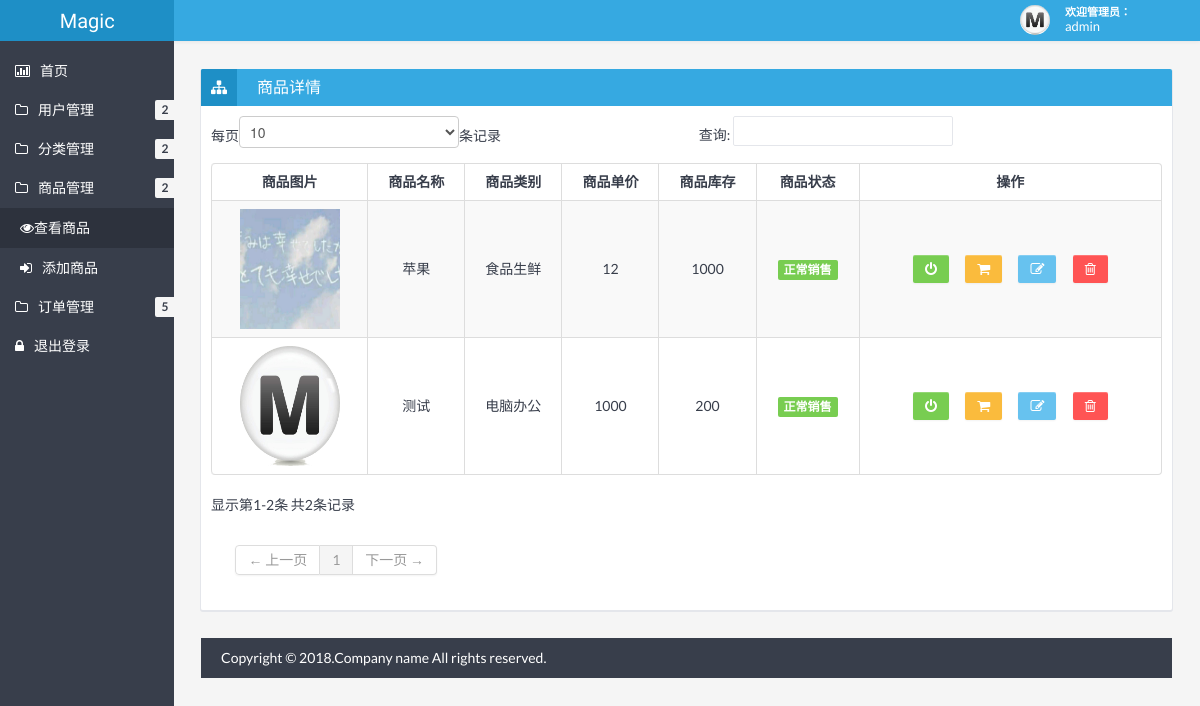
Screenshot of /admin/showGoods.php (signed in) with the database file from the repository.
### tables this page shows
CREATE TABLE IF NOT EXISTS `user` (
  `uid` int(11) NOT NULL COMMENT '用户id',
  `uname` varchar(30) NOT NULL COMMENT '用户名',
  `password` varchar(30) NOT NULL COMMENT '密码',
  `openid` varchar(80) NOT NULL COMMENT 'QQopenid',
  `phone` varchar(11) NOT NULL COMMENT '手机号',
  `email` varchar(30) NOT NULL COMMENT '邮箱',
  `state` tinyint(1) NOT NULL COMMENT '状态',
  `level` tinyint(1) NOT NULL COMMENT '权限'
);

CREATE TABLE IF NOT EXISTS `goods` (
  `gid` int(11) NOT NULL COMMENT '商品id',
  `gname` varchar(20) NOT NULL COMMENT '商品名称',
  `introduction` varchar(100) NOT NULL COMMENT '商品详情',
  `picture` varchar(100) NOT NULL DEFAULT '\\php\\admin\\img\\goods\\default.jpg' COMMENT '商品图片地址',
  `cid` int(11) NOT NULL COMMENT '商品类别',
  `price` double NOT NULL COMMENT '商品价格',
  `gcount` int(11) NOT NULL COMMENT '商品库存',
  `state` tinyint(1) NOT NULL COMMENT '商品状态'
);

### admin/checkLogin.php (called while the page is built, shortened)
<?php
	if(!isset($_SESSION["uid"])){
		echo '<script language="javascript">location.href="login.php"</script>';
	}else{
		$uid = $_SESSION['uid'];
    	$sql = 'select * from user where uid='.$uid;
    	$res = mysql_query($sql);
    	$row = mysql_fetch_array($res);
    	$username = $row['uname'];
	}
?>

### admin/showGoods.php (the view, shortened to what this page needs)
<?php
	include "checkLogin.php";
    $sql = 'select * from category';
    $res = mysql_query($sql);
    $category = array();
    if(mysql_num_rows($res)>0){
       while ($row = mysql_fetch_assoc($res) )
       		$category[$row['cid']] = $row['cname'];
    }
    $sql = 'select * from goods';
    $res = mysql_query($sql);
 ?>
<!DOCTYPE html>
<html lang="en">
<head>
	<link href="css/bootstrap.min.css" rel="stylesheet" />
	<link href="css/bootstrap-responsive.min.css" rel="stylesheet" />
	<link href="css/style.min.css" rel="stylesheet" />
	<link href="css/style-responsive.min.css" rel="stylesheet" />
	<link href="css/retina.css" rel="stylesheet" />
<meta http-equiv="Content-Type" content="text/html; charset=utf-8" /></head>
<body>
		<?php include "header.php" ?>
		<div class="container-fluid-full">
		<div class="row-fluid">
			<?php include "banner.php" ?>
			<div id="content" class="span10">
			<div class="row-fluid">
				<div class="box span12">
					<div class="box-header" data-original-title="">
						<h2><i class="icon-sitemap"></i><span class="break"></span>商品详情</h2>
					</div>
					<div class="box-content">
						<table class="table table-striped table-bordered bootstrap-datatable datatable">
						  <thead>
							  <tr>
							  	  <th style="text-align:center;">商品图片</th>
							 	  <th style="text-align:center;">商品名称</th>
							  	  <th style="text-align:center;">商品类别</th>
							  	  <th style="text-align:center;">商品单价</th>
								  <th style="text-align:center;">商品库存</th>
								  <th style="text-align:center;">商品状态</th>
								  <th style="text-align:center;">操作</th>
							  </tr>
						  </thead>
						  <tbody>
						  <?php
						  while ($row = mysql_fetch_assoc($res) ){
						  	if($row['state']==0){
						  		$tip="label-important";
						  		$state="已停售";
						  	}else{
						  		$tip="label-success";
						  		$state="正常销售";
						  	}
						  	echo '
							<tr>
								<td style="text-align:center;" class="center"><img style="width:100px;height:120px;	" src="'.$row['picture'].'"/></td>
								<td style="text-align:center;vertical-align:middle;" class="center">'.$row['gname'].'</td>
								<td style="text-align:center;vertical-align:middle;" class="center">'.$category[$row['cid']].'</td>
								<td style="text-align:center;vertical-align:middle;" class="center">'.$row['price'].'</td>
								<td style="text-align:center;vertical-align:middle;" class="center">'.$row['gcount'].'</td>
								<td style="text-align:center;vertical-align:middle;" class="center">
									<span class="label '.$tip.'">'.$state.'</span>
								</td>
								<td style="text-align:center;vertical-align:middle;" class="center">
									<a class="btn btn-success" href="showGoods.php?method=changeState&state='.$row['state'].'&gid='.$row['gid'].'">
										<i class="icon-off "></i>
									</a>&nbsp;&nbsp;&nbsp;&nbsp;&nbsp;
									<a class="btn btn-warning" href="editGoodsCount.php?gid='.$row['gid'].'&gcount='.$row['gcount'].'">
										<i class="icon-shopping-cart"></i>
									</a>&nbsp;&nbsp;&nbsp;&nbsp;&nbsp;
									<a class="btn btn-info" href="editGoods.php?gid='.$row['gid'].'">
										<i class="icon-edit "></i>
									</a>&nbsp;&nbsp;&nbsp;&nbsp;&nbsp;
									<a class="btn btn-danger" href="showGoods.php?method=del&gid='.$row['gid'].'">
										<i class="icon-trash "></i>
									</a>
								</td>
							</tr>
							';
						}?>
						  </tbody>
					  </table>
					</div>
				</div>
			</div>
		<?php include "footer.php" ?>
	</div>
</body>
</html>

### admin/header.php
<?php
	echo '
	<div class="navbar">
		<div class="navbar-inner">
			<div class="container-fluid">
				<a class="btn btn-navbar" data-toggle="collapse" data-target=".top-nav.nav-collapse,.sidebar-nav.nav-collapse">
					<span class="icon-bar"></span>
					<span class="icon-bar"></span>
					<span class="icon-bar"></span>
				</a>
				<div class="row-fluid">
				<a class="brand span2" href="index.php"><span>Magic</span></a>
				</div>
				<div class="nav-no-collapse header-nav">
					<ul class="nav pull-right">
						<li class="dropdown">
							<a class="btn account dropdown-toggle" data-toggle="dropdown" href="#">
								<div class="avatar"><img src="img/avatar.jpg" alt="Avatar" /></div>
								<div class="user">
									<span class="hello">欢迎管理员：&nbsp;&nbsp;&nbsp;&nbsp;&nbsp;&nbsp;&nbsp;&nbsp;&nbsp;</span>
									<span class="name">'.$username.'</span>
								</div>
							</a>
							<ul class="dropdown-menu">
								<li class="dropdown-menu-title">
								</li>
								<li><a href="login.php?method=del"><i class="icon-off"></i> 退出登录</a></li>
							</ul>
						</li>
					</ul>
				</div>
			</div>
		</div>
	</div>
	';
 ?>

### admin/css/halflings.css (style rules this page uses)
html, html .halflings { -webkit-font-smoothing: antialiased !important; }

### rows the page displays
user: uname "admin"
goods: picture (picture), gname "苹果", cid "食品生鲜", price "12", gcount "1000", state "正常销售"
goods: picture (placeholder picture), gname "测试", cid "电脑办公", price "1000", gcount "200", state "正常销售"
